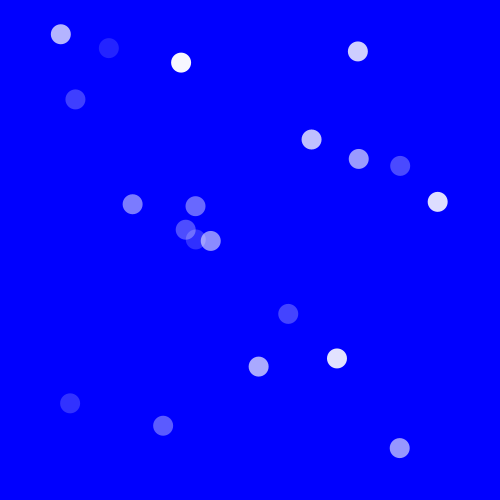
Frame 1 (no input)
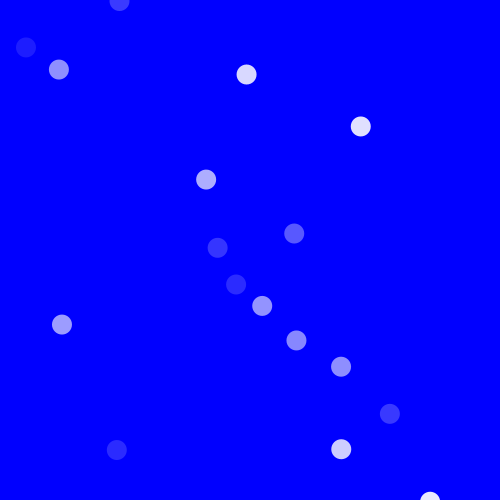
Frame 60 (the mouse pressed at the canvas centre just before this capture)
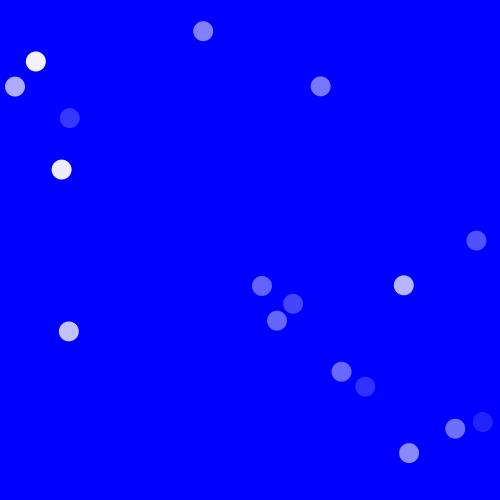
Frame 120 (the mouse held since frame 60 and released just before this capture)

The Processing sketch that drew these frames (run headless with seeded random() and noise(); from frame 60 on, the mouse is pressed at the canvas centre):

// Processing sketch: processing_67020
// ── processing_67020.pde

int numBalls = 20;
int minRadius = 10;
int maxRadius = 20;

float[] ballX = new float[numBalls];
float[] ballY = new float[numBalls];
float[] ballXMov = new float[numBalls];
float[] ballYMov = new float[numBalls];
float[] ballSize = new float[numBalls];

void setup(){
  size(500, 500);
  background(255);
  smooth();
  noStroke();
  colorMode(HSB, 100, 100, 100, 100);
  fill( 0);
  for(int i = 0; i < numBalls; i++ ){
    ballX[i] = random(40, width-40);
    ballY[i] = random(20, height-20);
    ballXMov[i] = random(-8, 8);
    ballYMov[i] = random(-8, 8);
    ballSize[i] = random(maxRadius, minRadius);
  }
}
void draw(){
  background(255);
  for(int i = 0; i < numBalls; i++){
    if((ballX[i] < 15) || (ballX[i] > width - 15)){
        ballXMov[i] = -ballXMov[i];
      }
      if((ballY[i] < 10) || (ballY[i] > height - 10)){
       ballYMov[i] = -ballYMov[i];
      }
      fill(100, 0, 100, random(10, 100));
      ellipse(ballX[i], ballY[i], ballSize[i], ballSize[i]);
      ballX[i] = ballX[i] + ballXMov[i];
      ballY[i] = ballY[i] + ballXMov[i];
  }
}

  
